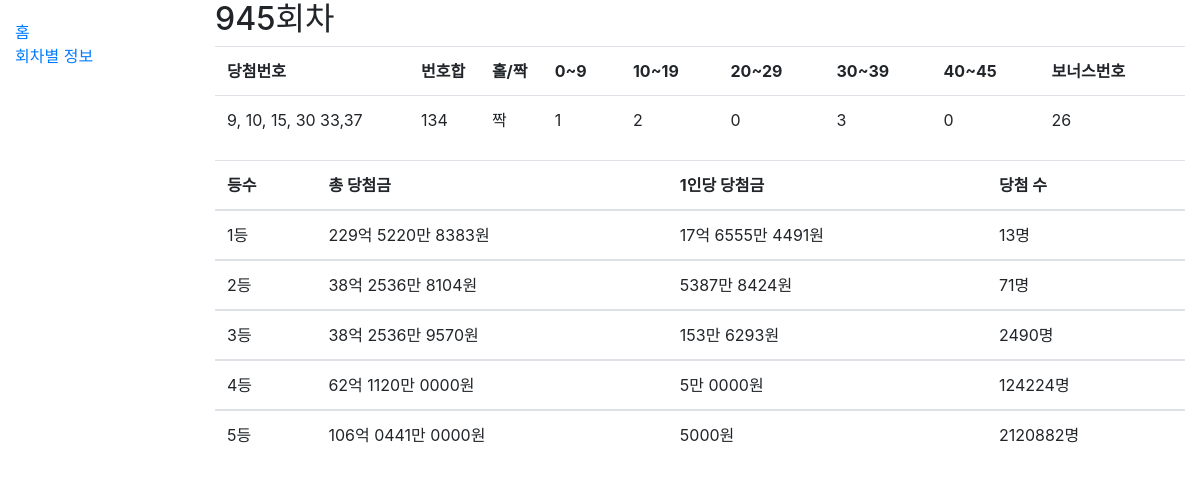
Page /catalog/round/945 on the committed database.
### catalog/models.py (models this page shows, shortened)
class Round(models.Model):
    round_num = models.IntegerField(help_text='Number of round', primary_key=True)
    first_win_num = models.IntegerField(help_text='First winning number of the round')
    second_win_num = models.IntegerField(help_text='Second winning number of the round')
    third_win_num = models.IntegerField(help_text='Third winning number of the round')
    fourth_win_num = models.IntegerField(help_text='Fourth winning number of the round')
    fifth_win_num = models.IntegerField(help_text='Fifth winning number of the round')
    sixth_win_num = models.IntegerField(help_text='Sixth winning number of the round')
    bonus_num = models.IntegerField(help_text='Bonus number of the round')
    first_win_money = models.BigIntegerField(help_text='Total winning money for first place')
    second_win_money = models.BigIntegerField(help_text='Total winning money for second place')
    third_win_money = models.BigIntegerField(help_text='Total winning money for third place')
    fourth_win_money = models.BigIntegerField(help_text='Total winning money for fourth place')
    fifth_win_money = models.BigIntegerField(help_text='Total winning money for fifth place')
    num_first_winner = models.IntegerField(help_text='Number of first place winner')
    num_second_winner = models.IntegerField(help_text='Number of second place winner')
    num_third_winner = models.IntegerField(help_text='Number of third place winner')
    num_fourth_winner = models.IntegerField(help_text='Number of fourth place winner')
    num_fifth_winner = models.IntegerField(help_text='Number of fifth place winner')
    num_auto = models.IntegerField(help_text='Number of winner by auto type', blank=True, null=True)
    num_manual = models.IntegerField(help_text='Number of winner by manual type', blank=True, null=True)
    num_halfauto = models.IntegerField(help_text='Number of winner by halfauto type', blank=True, null=True)
    first_stores = models.ManyToManyField('Store', help_text='Stores that won first place', blank=True,
                                          related_name='first_stores')
    second_stores = models.ManyToManyField('Store', help_text='Stores that won second place', blank=True,
                                           related_name='second_stores')
    @property
    def get_win_info(self):
        win_moneys = [self.first_win_money, self.second_win_money, self.third_win_money, self.fourth_win_money,
                    self.fifth_win_money]
        num_winners = [self.num_first_winner, self.num_second_winner, self.num_third_winner, self.num_fourth_winner,
                    self.num_fifth_winner]
        results = []
        for i in range(5):
            info = []
            info.append(i+1)
            info.append(money2readble(win_moneys[i]))
            info.append(money2readble(int(win_moneys[i]/num_winners[i])))
            info.append(num_winners[i])
            results.append(info)
        return results
    @property
    def get_range_cnt(self):
        win_nums = [self.first_win_num, self.second_win_num, self.third_win_num, self.fourth_win_num, self.fifth_win_num, self.sixth_win_num]
        results = []
        for i in range(1, 6):
            cnt = 0
            lower = 10*(i-1)
            upper = 10*i
            for num in win_nums:
                if num >= lower and num < upper:
                    cnt += 1
            results.append(cnt)
        return results
    def get_num_sum(self):
        return self.first_win_num+self.second_win_num+self.third_win_num+self.fourth_win_num+self.fifth_win_num+self.sixth_win_num
    def get_oddity(self):
        if self.get_num_sum()%2:
            return "홀"
        return "짝"

### catalog/views.py (the view)
# urls.py: path('round/<int:pk>', views.roundDetailView.as_view(), name='round-detail'),
class roundDetailView(generic.DetailView):
    model = Round

### catalog/models.py (called while the page is built)
def money2readble(money):
    money=str(money)
    money_len=len(money)
    if money_len<5:
        return money+'원'
    elif money_len<9:
        return money[0:money_len-4]+'만 '+money[money_len-4:money_len]+'원'
    elif money_len<13:
        return money[0:money_len-8]+'억 '+money[money_len-8:money_len-4]+'만 '+money[money_len-4:money_len]+'원'
    elif money_len<17:
        return money[0:money_len-12]+'조 '+money[money_len-12:money_len-8]+'억 '+money[money_len-8:money_len-4]+'만 '+money[money_len-4:money_len]+'원'

### catalog/templates/catalog/round_detail.html
{% extends "base_generic.html" %}
{% block content %}
  <h2>{{ round.round_num }}회차</h2>
    <table class = "table table-hover ">
      <colgroup>
        <col width="20%">
        <col width="20" span="2">
        <col width="10" span="5">
        <col width="15%">
      </colgroup>
    <tr>
      <th class="tg-21xh"> 당첨번호 </th>
      <th class="tg-21xh"> 번호합 </th>
      <th class="tg-21xh"> 홀/짝 </th>
      <th class="tg-21xh"> 0~9 </th>
      <th class="tg-21xh"> 10~19 </th>
      <th class="tg-21xh"> 20~29 </th>
      <th class="tg-21xh"> 30~39 </th>
      <th class="tg-21xh"> 40~45 </th>
      <th class="tg-21xh">보너스번호</th>
    </tr>
    <tr>
      <td>{{ round.first_win_num }}, {{ round.second_win_num }}, {{ round.third_win_num }}, {{ round.fourth_win_num }}
  {{ round.fifth_win_num }},{{ round.sixth_win_num }}</td>
      <td>{{ round.get_num_sum }}</td>
      <td>{{ round.get_oddity }}</td>
      <td>{{ round.get_range_cnt.0 }}</td>
      <td>{{ round.get_range_cnt.1 }}</td>
      <td>{{ round.get_range_cnt.2 }}</td>
      <td>{{ round.get_range_cnt.3 }}</td>
      <td>{{ round.get_range_cnt.4 }}</td>
      <td>{{ round.bonus_num }}</td>
    </tr>
  </table>
<table class="table table-hover ">
    <thead>
        <th>등수</th>
        <th>총 당첨금</th>
        <th>1인당 당첨금</th>
        <th>당첨 수</th>
    </thead>
    {% for info in round.get_win_info %}
    <tbody>
        <td>{{ info.0 }}등</td>
            <td>{{ info.1 }}</td><td>{{ info.2 }}</td><td>{{ info.3 }}명</td>
    </tbody>
    {% endfor %}
</table>
{% endblock %}

### rows in the picture
Round: round_num "945", first_win_num "9", second_win_num "10", third_win_num "15", fourth_win_num "30", fifth_win_num "33", sixth_win_num "37", get_num_sum "134", get_oddity "짝", get_range_cnt.0 "1", get_range_cnt.1 "2", get_range_cnt.2 "0", get_range_cnt.3 "3", get_range_cnt.4 "0", bonus_num "26"

### other values in the picture
{{ info.0 }} "1" "2" "3" "4" "5"
{{ info.1 }} "229억 5220만 8383원" "38억 2536만 8104원" "38억 2536만 9570원" "62억 1120만 0000원" "106억 0441만 0000원"
{{ info.2 }} "17억 6555만 4491원" "5387만 8424원" "153만 6293원" "5만 0000원" "5000원"
{{ info.3 }} "13" "71" "2490" "124224" "2120882"
